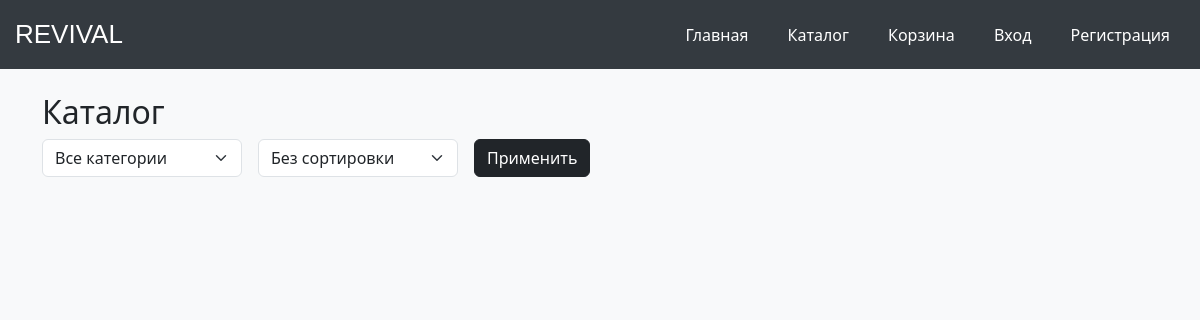
The app's page /catalog/, older data.
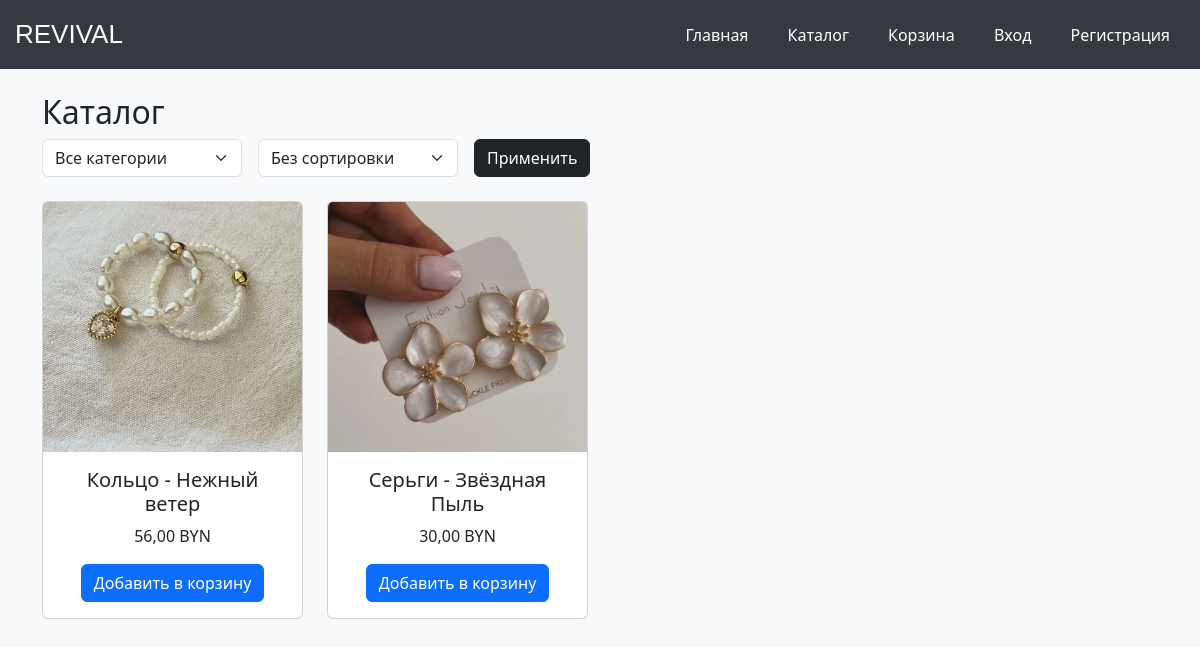
The same page, newer data.
### shop/models.py (models this page shows, shortened)
class Product(models.Model):
    name = models.CharField(max_length=255)
    description = models.TextField()
    price = models.DecimalField(max_digits=10, decimal_places=2)
    category = models.ForeignKey(Category, on_delete=models.CASCADE)
    image = models.ImageField(upload_to='products/')

### shop/views.py (the view)
# urls.py: path('catalog/', views.catalog),
def catalog(request):
    products = Product.objects.all()
    categories = Category.objects.all()
    category = request.GET.get('category')
    sort = request.GET.get('sort')
    if category:
        products = products.filter(category__name=category)
    if sort == 'price_asc':
        products = products.order_by('price')
    elif sort == 'price_desc':
        products = products.order_by('-price')
    elif sort == 'name':
        products = products.order_by('name')
    return render(request, 'catalog.html', {
        'products': products,
        'categories': categories,
        'current_category': category,
        'current_sort': sort,
    })

### templates/catalog.html (shortened to what this page needs)
{% extends 'base.html' %}
{% block content %}
<h2>Каталог</h2>
<form method="get" class="mb-4 d-flex gap-3">
<select name="category" class="form-select" style="width:200px;">
    <option value="">Все категории</option>
</select>
 <select name="sort" class="form-select" style="width:200px;">
    <option value="">Без сортировки</option>
</select>
    <button class="btn btn-dark" type="submit">Применить</button>
</form>
<div class="row">
    {% for product in products %}
    <div class="col-md-3 mb-4">
        <div class="card h-100">
            <a href="/product/{{ product.id }}/">
                <img src="{{ product.image.url }}" class="card-img-top" alt="{{ product.name }}"
     style="height: 250px; object-fit: cover;">
            </a>
            <div class="card-body text-center">
                <h5 class="card-title">{{ product.name }}</h5>
                <p class="card-text">{{ product.price }} BYN</p>
                <form action="/cart/add/{{ product.id }}/" method="post">
    <button class="btn btn-primary">Добавить в корзину</button>
</form>
            </div>
        </div>
    </div>
    {% endfor %}
</div>
{% endblock %}

Row changes from the older to the newer data that the page shows:
added Product: image (picture), name "Кольцо - Нежный ветер", price "56,00"
added Product: image (picture), name "Серьги - Звёздная Пыль", price "30,00"
